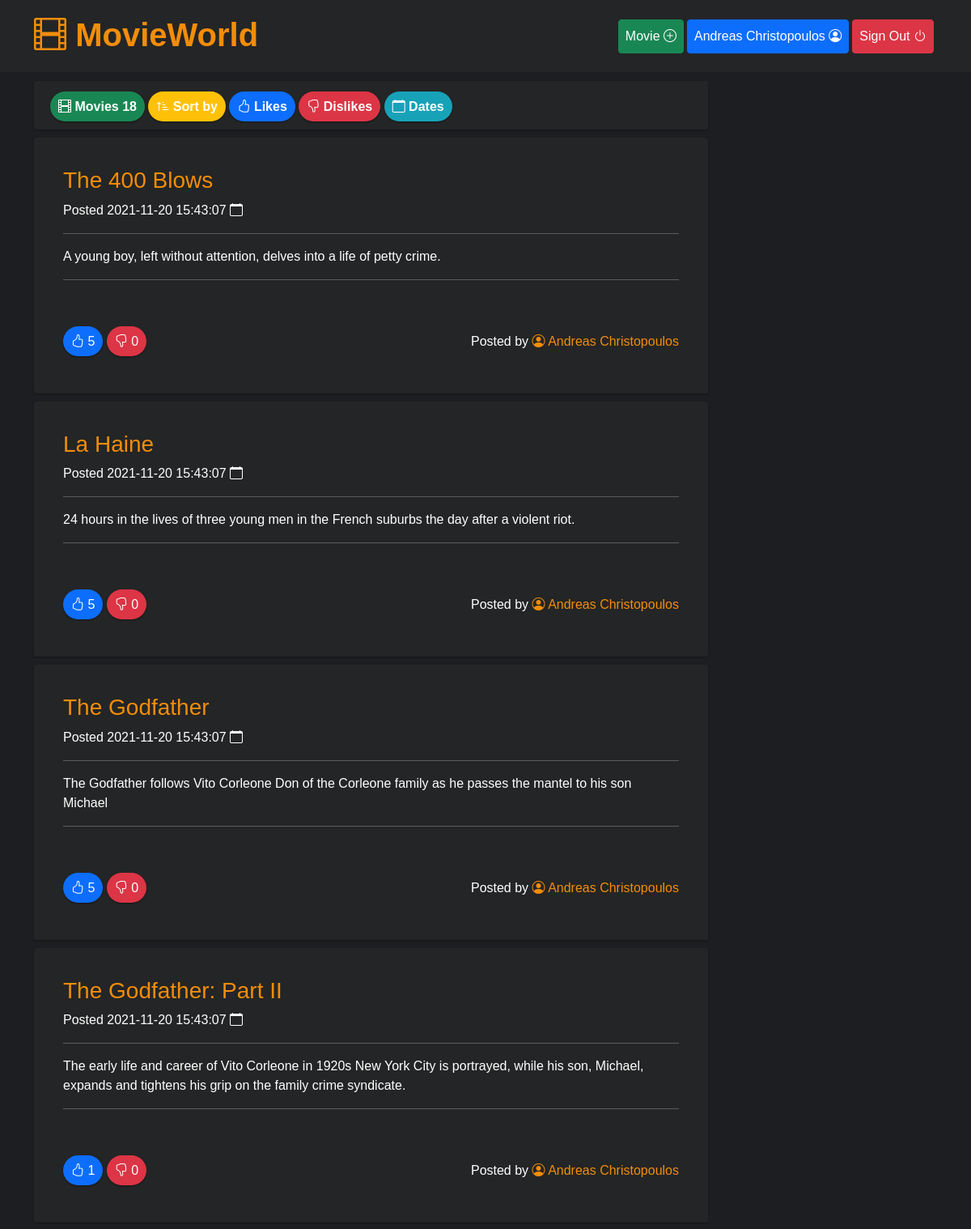
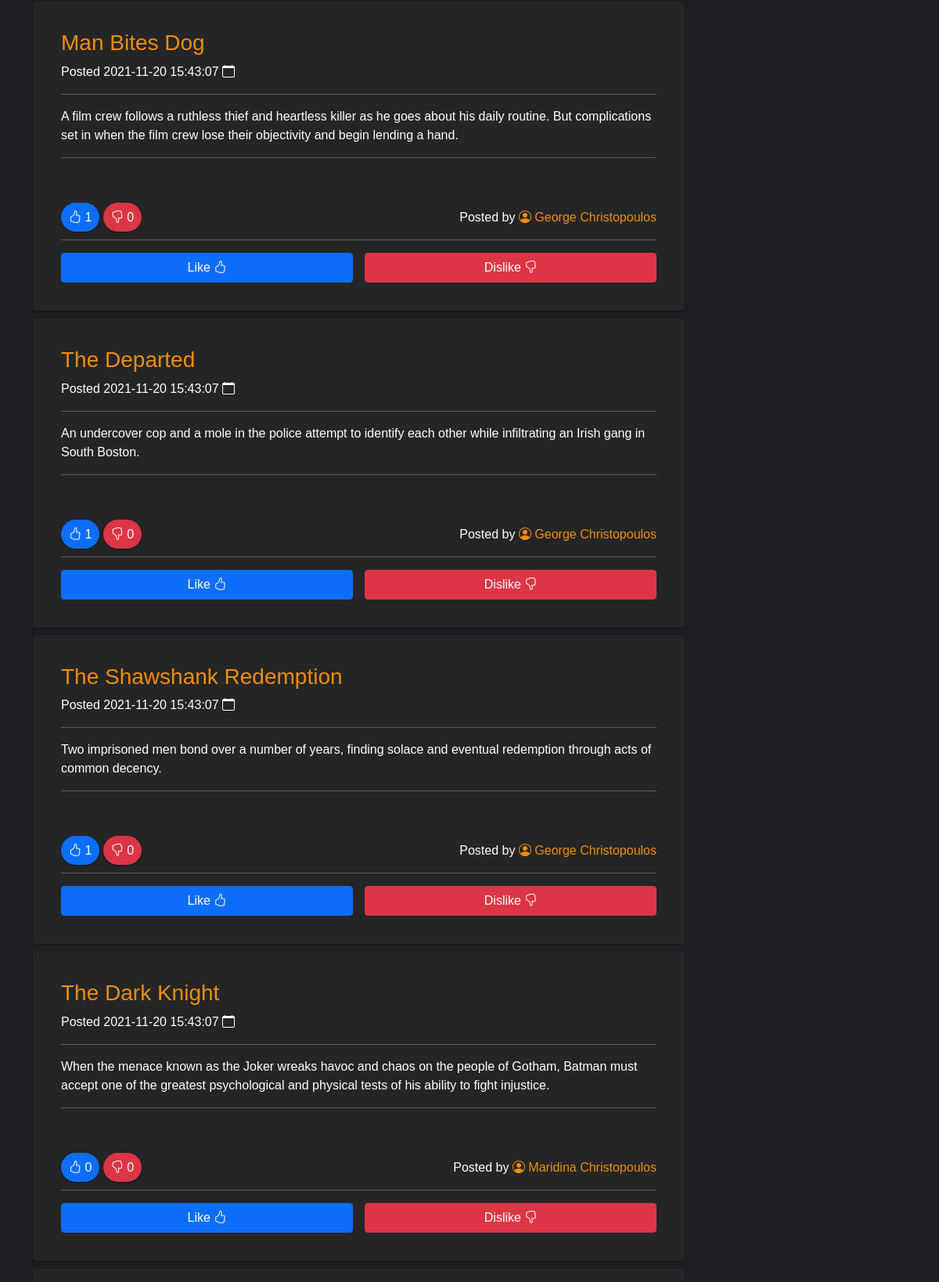
/index.php (signed in, upper part), run on the app's committed database (2 pictures, top to bottom).
### tables this page shows
CREATE TABLE `movies` (
	`id` INT NOT NULL AUTO_INCREMENT,
	`title` VARCHAR(240) NOT NULL,
	`description` VARCHAR(240) NOT NULL,
    `user_id` INT NOT NULL,
	`created` DATETIME DEFAULT CURRENT_TIMESTAMP,
	`updated` DATETIME DEFAULT CURRENT_TIMESTAMP,
    FOREIGN KEY (user_id) REFERENCES users (id) ON DELETE CASCADE ON UPDATE CASCADE,
	PRIMARY KEY (`id`)
);

### index.php (the view, shortened to what this page needs)
<?php
require_once "config.php";
if ($_SESSION && $_SESSION["loggedin"] === true) {
  $userId = $_SESSION['id'];
}
$sql_movies = 'SELECT * FROM movies ORDER BY updated DESC';
$sql_users = 'SELECT id, fullname, username FROM users';
$sql_total_movies = 'SELECT COUNT(*) FROM movies';
$total_movies = $pdo->query($sql_total_movies)->fetchColumn();
$usernames = array();
foreach ($pdo->query($sql_users) as $row) {
  $usernames[$row['id']] = $row['fullname'];
}
?>
<!doctype html>
<html lang="en">
<head>
  <link href="https://cdn.jsdelivr.net/npm/bootstrap@5.1.3/dist/css/bootstrap.min.css" rel="stylesheet">
  <link rel="stylesheet" href="https://cdn.jsdelivr.net/npm/bootstrap-icons@1.7.1/font/bootstrap-icons.css">
  <link href="./assets/css/app.css" rel="stylesheet" />
</head>
<body>
  <header>
    <nav class="navbar fixed-top navbar-expand-lg navbar-dark bg-very-dark">
      <div class="container">
        <a class="navbar-brand" href="/"><i class="bi bi-film"></i> MovieWorld </a>
        <div class="collapse navbar-collapse" id="navbarNav">
          <ul class="navbar-nav ms-auto">
            <?php
            if ($_SESSION && $_SESSION["loggedin"] === true) {
              echo '
              <li class="nav-item me-1">
                <a class="nav-link btn btn-success text-white" href="newMovie.php">Movie <i class="bi bi-plus-circle"></i></a>
              </li>
              <li class="nav-item me-1">
                <a class="nav-link btn btn-primary text-white" href="profile.php">' . $_SESSION['fullname'] . ' <i class="bi bi-person-circle"></i></a>
              </li>
              <li class="nav-item me-1">
                <a class="nav-link btn btn-danger text-white" href="logout.php">Sign Out <i class="bi bi-power"></i></a>
              </li>';
            }
            ?>
          </ul>
        </div>
      </div>
    </nav>
  </header>
  <div class="add-space"></div>
  <main>
    <div class="container">
      <div class="row g-3">
        <div class="col-9">
          <div class="movies-info">
            <p>
              <span class="movie"><i class="bi bi-film"></i> Movies <?php print $total_movies ?></span>
              <span class="sorting"><i class="bi bi-sort-up-alt"></i> Sort by</span>
              <span class="like"><i class="bi bi-hand-thumbs-up"></i> Likes</span>
              <span class="dislike"><i class="bi bi-hand-thumbs-down"></i> Dislikes</span>
              <span class="date"><i class="bi bi-calendar"></i> Dates</span>
            </p>
          </div>
          <?php
          foreach ($pdo->query($sql_movies) as $row) {
            $sql_likes = 'SELECT COUNT(*) FROM ratings WHERE movie_id=' . $row['id'] . ' AND rating = 1';
            $sql_dislikes = 'SELECT COUNT(*) FROM ratings WHERE movie_id=' . $row['id'] . ' AND rating = 0';
            try {
              $likes = $pdo->query($sql_likes)->fetchColumn();
            } catch (PDOException $e) {
              $likes = 0;
            }
            try {
              $dislikes = $pdo->query($sql_dislikes)->fetchColumn();
            } catch (PDOException $e) {
              $dislikes = 0;
            }
            print '<div class="movie-texture">';
            print '<div class="card bg-very-dark">';
            print '<div class="card-body">';
            print '<h3 class="card-title">' . $row['title'] . '</h3>';
            print '<p>Posted ' . $row['updated'] . ' <i class="bi bi-calendar"></i></p>';
            print '<hr />';
            print '<p class="card-text">' . $row['description'] . '</p>';
            print '<hr />';
            print '<p>';
            print '<br /><br />';
            print '<span class="like"><i class="bi bi-hand-thumbs-up"></i> ' . $likes . '</span> ';
            print '<span class="dislike"><i class="bi bi-hand-thumbs-down"></i> ' . $dislikes . '</span>';
            print '<span style="float:right">';
            print 'Posted by <a class="postedby" href="#"><i class="bi bi-person-circle"></i> ' . $usernames[$row['user_id']] . '</a>';
            print '</span>';
            print '</p>';
            if ($_SESSION && $_SESSION["loggedin"] === true && $row['user_id'] != $userId) {
              print '<p>';
              print '<hr />';
              print '<span style="width:49%;float:left;"><a href="/rating.php?movieId=' . $row['id'] . '&userId=' . $userId . '&rating=1" style="width:100%;float:left;" class="btn btn-primary">Like <i class="bi bi-hand-thumbs-up"></i></a></span>';
              print '<span style="width:49%;float:right;"><a href="/rating.php?movieId=' . $row['id'] . '&userId=' . $userId . '&rating=0" style="width:100%;float:right;" class="btn btn-danger">Dislike <i class="bi bi-hand-thumbs-down"></i></a></span>';
              print '</p>';
            }
            print '</div>';
            print '</div>';
            print '</div>';
          }
          ?>
        </div>
      </div>
    </div>
  </main>
</body>
</html>

### assets/css/app.css (style rules this page uses)
* { margin: 0; padding: 0; box-sizing: inherit; }
html { box-sizing: border-box; }
body { background-color: #1c1e21; font-family: 'Robot', sans-serif; color: #fff; }
.navbar-brand { color: #f38d09 !important; font-weight: bold; border-bottom: 3px solid #242526; transition: border 0.5s ease-in-out; font-size: 2.5rem !important; }
.bg-very-dark { background-color: #242526; }
.date { padding: 10px; background: #17a2b8; border-radius: 20px; box-shadow: 0 1px 2px #151516; }
.sorting { padding: 10px; background: #ffc107; border-radius: 20px; box-shadow: 0 1px 2px #151516; }
.movie { padding: 10px; background: #198754; border-radius: 20px; box-shadow: 0 1px 2px #151516; }
.like { padding: 10px; background: #0d6efd; border-radius: 20px; box-shadow: 0 1px 2px #151516; }
.dislike { padding: 10px; background: #dc3545; border-radius: 20px; box-shadow: 0 1px 2px #151516; }
.movies-info { margin: 0px 0; width: 100%; height: 60px; background: #242526; padding: 20px; border-radius: 3px; box-shadow: 0 1px 2px #151516; font-weight: bold; }
.movie-texture { margin: 10px 0; width: 100%; height: auto; background: #242526; padding: 20px; border-radius: 3px; box-shadow: 0 1px 2px #151516; }
.postedby:link, .postedby:visited { color: #f38d09; text-decoration: none; padding-bottom: 4px; border-bottom: 3px solid #242526; transition: border 0.5s ease-in-out; }
.card { border: none; }
.card-title { color: #f38d09; }
.add-space { height: 100px; }

### data on the page
movies: title "The 400 Blows", updated "2021-11-20 15:43:07", description "A young boy, left without attention, delves into a life of petty crime.", likes "5", dislikes "0", user "Andreas Christopoulos"
movies: title "La Haine", updated "2021-11-20 15:43:07", description "24 hours in the lives of three young men in the French suburbs the day after a violent riot.", likes "5", dislikes "0", user "Andreas Christopoulos"
movies: title "The Godfather", updated "2021-11-20 15:43:07", description "The Godfather follows Vito Corleone Don of the Corleone family as he passes the mantel to his son Michael", likes "5", dislikes "0", user "Andreas Christopoulos"
movies: title "The Godfather: Part II", updated "2021-11-20 15:43:07", description "The early life and career of Vito Corleone in 1920s New York City is portrayed, while his son, Michael, expands and tightens his grip on the family crime syndicate.", likes "1", dislikes "0", user "Andreas Christopoulos"
movies: title "Man Bites Dog", updated "2021-11-20 15:43:07", description "A film crew follows a ruthless thief and heartless killer as he goes about his daily routine. But complications set in when the film crew lose their objectivity and begin lending a hand.", likes "1", dislikes "0", user "George Christopoulos"
movies: title "The Departed", updated "2021-11-20 15:43:07", description "An undercover cop and a mole in the police attempt to identify each other while infiltrating an Irish gang in South Boston.", likes "1", dislikes "0", user "George Christopoulos"
movies: title "The Shawshank Redemption", updated "2021-11-20 15:43:07", description "Two imprisoned men bond over a number of years, finding solace and eventual redemption through acts of common decency.", likes "1", dislikes "0", user "George Christopoulos"
movies: title "The Dark Knight", updated "2021-11-20 15:43:07", description "When the menace known as the Joker wreaks havoc and chaos on the people of Gotham, Batman must accept one of the greatest psychological and physical tests of his ability to fight injustice.", likes "0", dislikes "0", user "Maridina Christopoulos"

### other printed values
$_SESSION['fullname'] "Andreas Christopoulos"
$total_movies "18"
